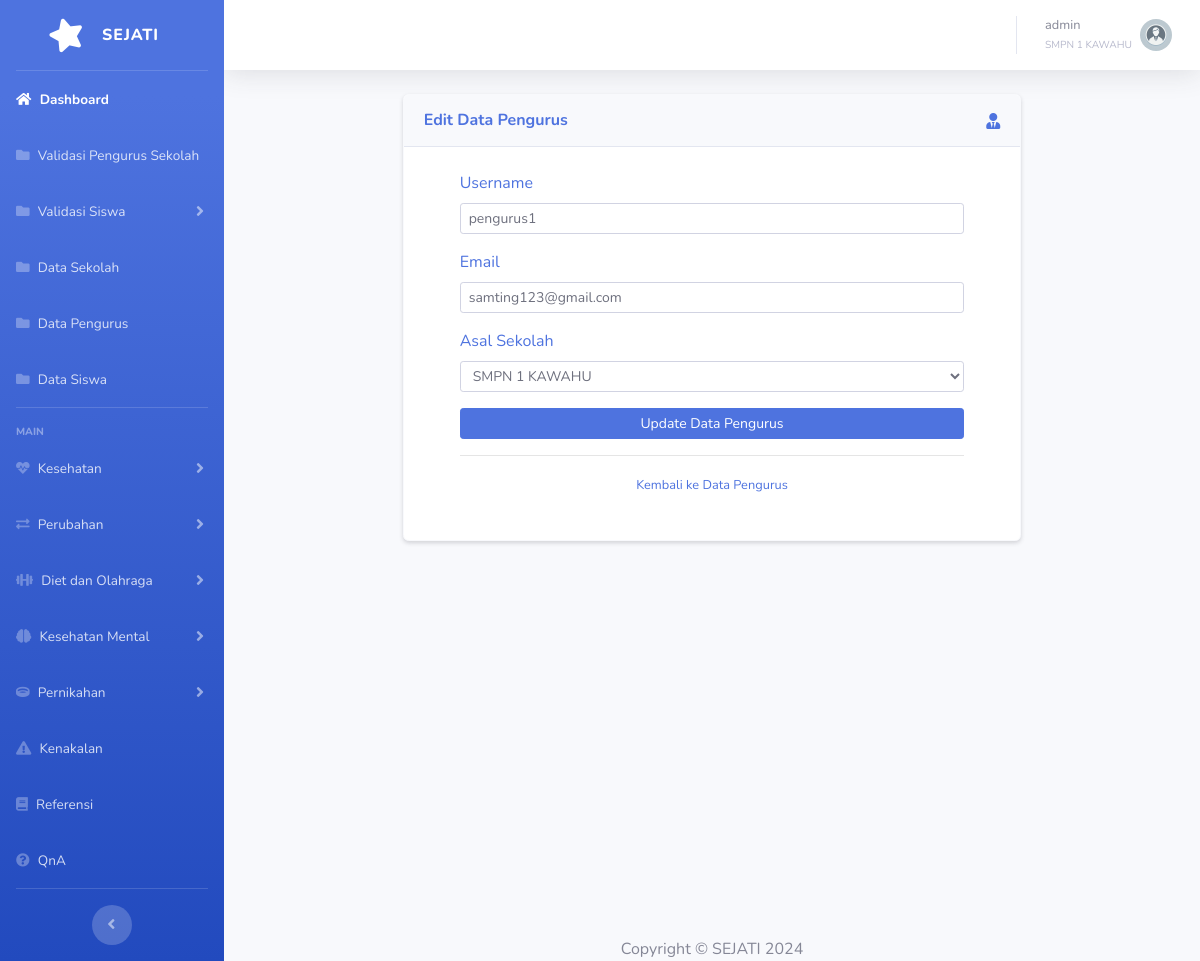
The page /editpengurus.php?iduser=2 (signed in) on the database its author committed.
### tables this page shows
CREATE TABLE `tbsekolah` (
  `idsekolah` int(11) NOT NULL,
  `namasekolah` varchar(100) NOT NULL,
  `alamatsekolah` varchar(255) NOT NULL,
  `notelpsekolah` varchar(15) DEFAULT NULL,
  `kepalasekolah` varchar(50) NOT NULL,
  `namapjsekolah` varchar(50) NOT NULL,
  `notelpj` varchar(15) DEFAULT NULL
);

CREATE TABLE `tbuser` (
  `iduser` int(11) NOT NULL,
  `username` varchar(100) NOT NULL,
  `pass` varchar(255) NOT NULL,
  `role` enum('admin','pengurus') NOT NULL,
  `email` varchar(255) DEFAULT NULL,
  `asalsekolah` int(11) DEFAULT NULL,
  `status` enum('pending','validated','rejected') NOT NULL DEFAULT 'pending'
);

### editpengurus.php (the view, shortened to what this page needs)
<?php
include 'header.php';
if ($_SERVER["REQUEST_METHOD"] == "GET" && isset($_GET["iduser"])) {
    $iduser = $_GET["iduser"];
    $sql = "SELECT u.iduser, u.username, u.email, u.asalsekolah, s.namasekolah
            FROM tbuser u
            LEFT JOIN tbsekolah s ON u.asalsekolah = s.idsekolah
            WHERE u.iduser='$iduser' AND u.role = 'pengurus'";
    $result = $conn->query($sql);
    if ($result->num_rows > 0) {
        $row = $result->fetch_assoc();
    } else {
        echo "Data tidak ditemukan";
        exit();
    }
    $sekolah_sql = "SELECT idsekolah, namasekolah FROM tbsekolah";
    $sekolah_result = $conn->query($sekolah_sql);
}
?>
<?php include('sidebar.php'); ?>
<?php include('topbar.php'); ?>
<div class="container-fluid">
    <div class="row">
        <div class="col-lg-8 mb-4">
            <div class="card shadow-sm mb-4 border-light">
                <div class="card-header py-3 bg-light d-flex align-items-center">
                    <h6 class="m-0 font-weight-bold text-primary">Edit Data Pengurus</h6>
                    <i class="fas fa-user-tie ml-auto text-primary"></i>
                </div>
                <div class="card-body">
                    <div class="row justify-content-center">
                        <div class="col-lg-12">
                            <div class="card border-0" style="margin-top: -20px;">
                                <div class="card-body p-4">
                                    <form method="POST" action="">
                                        <div class="form-group">
                                            <label for="username" class="text-primary">Username</label>
                                            <input type="text" class="form-control form-control-sm" id="username" name="username" placeholder="Username" value="<?php echo htmlspecialchars($row['username']); ?>" required>
                                        </div>
                                        <div class="form-group">
                                            <label for="email" class="text-primary">Email</label>
                                            <input type="text" class="form-control form-control-sm" id="email" name="email" placeholder="Email" value="<?php echo htmlspecialchars($row['email']); ?>" required>
                                        </div>
                                        <div class="form-group">
                                            <label for="idsekolah" class="text-primary">Asal Sekolah</label>
                                            <select class="form-control form-control-sm" id="idsekolah" name="idsekolah" required>
                                                <?php while ($sekolah_row = $sekolah_result->fetch_assoc()): ?>
                                                    <option value="<?php echo htmlspecialchars($sekolah_row['idsekolah']); ?>"
                                                        <?php echo (isset($row['asalsekolah']) && $row['asalsekolah'] == $sekolah_row['idsekolah']) ? 'selected' : ''; ?>>
                                                        <?php echo htmlspecialchars($sekolah_row['namasekolah']); ?>
                                                    </option>
                                                <?php endwhile; ?>
                                            </select>
                                        </div>
                                        <button type="submit" class="btn btn-primary btn-sm btn-block">
                                            Update Data Pengurus
                                        </button>
                                    </form>
                                    <hr>
                                    <div class="text-center">
                                        <a class="small text-primary" href="datapengurus.php">Kembali ke Data Pengurus</a>
                                    </div>
                                </div>
                            </div>
                        </div>
                    </div>
                </div>
            </div>
        </div>
    </div>
</div>
<?php include('footer.php'); ?>

### topbar.php (shortened to what this page needs)
<div id="content-wrapper" class="d-flex flex-column">
    <div id="content">
        <nav class="navbar navbar-expand navbar-light bg-white topbar mb-4 static-top shadow">
            <ul class="navbar-nav ml-auto">
                <li class="nav-item dropdown no-arrow">
                    <a class="nav-link dropdown-toggle" href="#" id="userDropdown" role="button"
                    data-toggle="dropdown" aria-haspopup="true" aria-expanded="false">
                        <span class="mr-2 d-none d-lg-inline text-gray-600 small">
                            <?php echo htmlspecialchars($username); ?><br>
                            <small class="text-gray-500"><?php echo htmlspecialchars($namasekolah); ?></small>
                        </span>
                        <?php
                        if ($role == 'admin') {
                            echo '<img class="img-profile rounded-circle" src="img/admin.webp">';
                        } elseif ($role == 'pengurus') {
                            echo '<img class="img-profile rounded-circle" src="img/pengurus.svg">';
                        } elseif ($role == 'siswa') {
                            echo '<img class="img-profile rounded-circle" src="img/siswa.webp">';
                        } else {
                            echo '<img class="img-profile rounded-circle" src="img/pengurus.svg">';
                        }
                        ?>
                    </a>
                </li>
            </ul>
        </nav>

### editpengurus.php (style rules this page uses)
body { overflow-x: hidden; }
.container, .row, .col-lg-8 { width: 100%; padding-right: 0; padding-left: 0; margin-right: auto; margin-left: auto; }
.form-control, .btn { max-width: 100%; }

### rows shown on the page
tbsekolah: namasekolah "SMPN 1 KAWAHU"
tbuser: username "pengurus1", email "samting123@gmail.com", idsekolah "SMPN 1 KAWAHU"

### other values the page prints
$username "admin"
